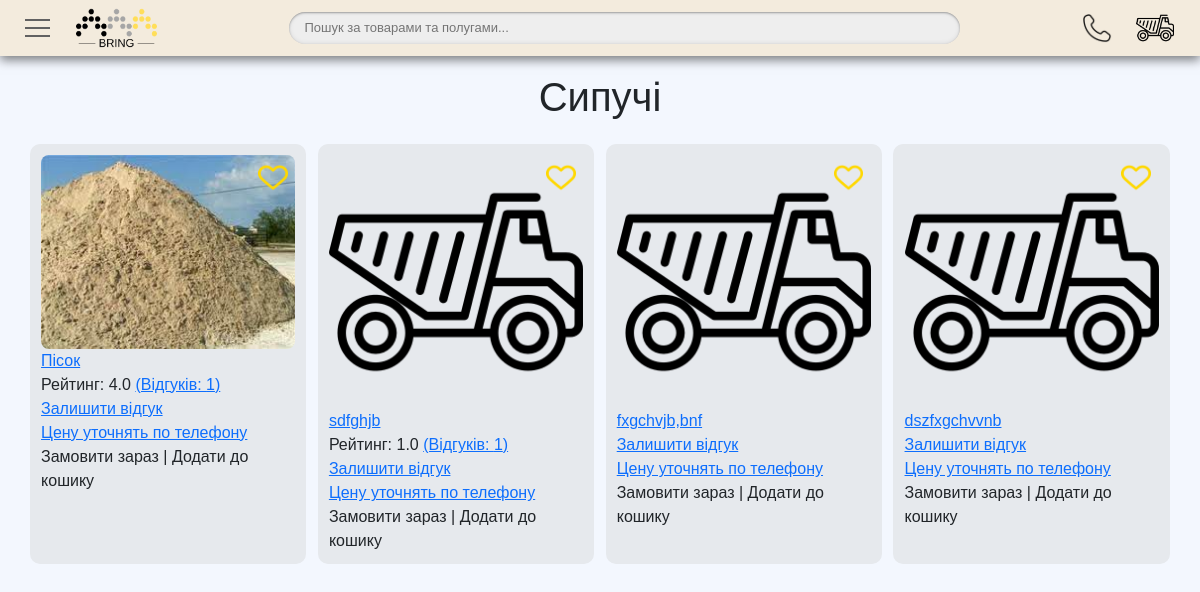
Page /category/sipuchi on the committed database.
### bring/models.py (models this page shows, shortened)
class Stuff(models.Model):
    title = models.CharField('Название', max_length=128)
    cat = models.ForeignKey('Category', on_delete=models.PROTECT, verbose_name='Категорії', related_name='stuffs')
    description = models.TextField('Описание')
    pub_date = models.DateTimeField('Дата публикации', auto_now_add=True, blank=True)
    picture = models.ImageField(upload_to='pictures/', null=True, blank=True, default='pictures/default.png')
    slug = models.SlugField(max_length=256, unique=True, db_index=True, verbose_name='URL')
    priority = models.IntegerField('Приоритет выдачи', null=True, blank=True, default=5)
    is_active = models.BooleanField('Активировано?', default=True)
    is_action = models.BooleanField('Акційна пропозиція', default=False)
    fans = models.ManyToManyField('CustomUser', related_name='favs', blank=True)
    price_per_ton = models.IntegerField('Цена за тонну', null=True, blank=True, default=0)
    price_per_bag = models.IntegerField('Цена за мешок', null=True, blank=True, default=0)
    price_per_piece = models.FloatField('Цена за штуку', null=True, blank=True, default=0.0)
    price_per_hour = models.IntegerField('Цена за час', null=True, blank=True, default=0)
    price_per_day = models.IntegerField('Цена за сутки', null=True, blank=True, default=0)
    for_search_my = models.TextField('Слова для поиска', default=' ', null=True, blank=True,)
    for_search = models.TextField('Для поиска(авто)', default='Автоматичне поле')
    class Meta:
        verbose_name = "позиція"
        verbose_name_plural = "позиції"
    def packing(self):
        if any([self.price_per_ton, self.price_per_bag, self.price_per_piece, self.price_per_hour,
                self.price_per_day]) > 0.0:
            return [{'method_of_packing': 'поштучно', 'short_unit_packing': 'шт.', 'price': self.price_per_piece},
                    {'method_of_packing': 'у мішках', 'short_unit_packing': 'м.', 'price': self.price_per_bag},
                    {'method_of_packing': 'насипом', 'short_unit_packing': 'т.', 'price': self.price_per_ton},
                    {'method_of_packing': 'погодинно', 'short_unit_packing': 'г ', 'price': self.price_per_hour},
                    {'method_of_packing': 'подобово', 'short_unit_packing': 'д ', 'price': self.price_per_day},
                    ]
    def __str__(self):
        return self.title
    def rating(self):
        comments = self.comments.filter(rating_vote__range=(0.50, 5.10))
        if comments:
            return round(sum(comment.rating_vote for comment in comments) / len(comments), 2)
        else:
            return 0.0
    def get_absolute_url(self):
        return reverse('bring:stuff', kwargs={'slug': self.slug})

class Category(models.Model):
    title = models.CharField('Название', max_length=64)
    is_active = models.BooleanField('Активировано?', default=True)
    slug = models.SlugField(max_length=64, unique=True, db_index=True, verbose_name='URL')
    priority = models.IntegerField('Приоритет выдачи', null=True, blank=True, default=5)
    class Meta:
        verbose_name = "категорія"
        verbose_name_plural = "категорії"
    def __str__(self):
        return self.title
    def related_stuffs(self):
        return [stuff for stuff in self.stuffs.all()]
    def get_absolute_url(self):
        return reverse('bring:category', kwargs={'cat_slug': self.slug})

class Comment(models.Model):
    stuff = models.ForeignKey(Stuff, on_delete=models.SET_NULL, related_name="comments", null=True, blank=True)
    author = models.ForeignKey(CustomUser, on_delete=models.CASCADE, related_name="comments")
    comment_text = models.CharField('Комментарий', max_length=256)
    rating_vote = models.FloatField('Оценка', null=True, blank=True)
    pub_comment_date = models.DateTimeField('Дата публикации комментария', auto_now_add=True, blank=True)
    is_new = models.BooleanField('Новое', default=True)
    answer_by_admin = models.CharField('Ответ Администратора', max_length=256, null=True, blank=True)
    class Meta:
        verbose_name = "відгук"
        verbose_name_plural = "відгуки"

### bring/views.py (the view)
# urls.py: path('category/<slug:cat_slug>', StuffCategory.as_view(), name='category'),
class StuffCategory(ListView):
    model = Stuff
    template_name = 'bring/category.html'
    context_object_name = 'stuffs'
    def get_queryset(self):
        return Stuff.objects.filter(cat__slug=self.kwargs['cat_slug'], is_active=True).order_by('priority')

### bring/forms.py
class AuthenticationAjaxForm(forms.Form):
    email = forms.EmailField(
        label=_("Email"),
        max_length=254,
        widget=forms.EmailInput(attrs={
            "autocomplete": "email",
            "class": "form-control",
        }),
    )
    password = forms.CharField(
        label=_("Password"),
        strip=False,
        widget=forms.PasswordInput(attrs={
            "autocomplete": "current-password",
            "class": "form-control",
        }),
    )

### bring/context_processors.py (called while the page is built)
def category_global(request):
    return {'categories_list_global': Category.objects.filter(is_active=True).order_by('priority')}

def modal_login(request):
    context = {
        'login_ajax': AuthenticationAjaxForm()
    }
    return context

def modal_registration(request):
    context = {
        'registration_ajax': RegistrationAjaxForm()
    }
    return context

### bring/templates/bring/category.html (shortened to what this page needs)
{% extends 'bring/base.html' %}
{% load static %}
{% block content %}
    <footer>
        <div class="h-footer">
            <h1 style="margin-top: 1.5%;">{{ stuffs.first.cat }}</h1>
        </div>
        <div class="stuffs-block">
            {% for stuff in stuffs %}
                <div class="stuff" >
                    {% if user.is_authenticated %}
                        <form action="{% url 'bring:stuff-fan' stuff.id %}" method="POST" id="favorite{{ stuff.id }}">
                        {% csrf_token %}
                        {% if stuff in user.favs.all %}
                            <div class="favorite"><img src="{% static 'bring/img/heart-yellow.png' %}" class="favorite-img"></div>
                        {% else %}
                            <div class="favorite"><img src="{% static 'bring/img/heart-border-yellow.png' %}" class="favorite-img"></div>
                        {% endif %}
                        </form>
                    {% else %}
                    <a data-bs-toggle="modal" data-bs-target="#login-ajax"><div class="favorite">
                        <img src="{% static 'bring/img/heart-border-yellow.png' %}" class="favorite-img">
                    </div></a>
                    {% endif %}
                        <div class="stuff-img-block"><a href="{{ stuff.get_absolute_url }}"><img src="{{ stuff.picture.url }}" class="stuff-img"></a></div>
                        <div class="stuff-title"><a href="{{ stuff.get_absolute_url }}">{{ stuff }}</a></div>
                        {% if stuff.comments.count > 0.0 %}
                            <div class="stuff-rating">Рейтинг: {{ stuff.rating }} <a href="{{ stuff.get_absolute_url }}">(Відгуків: {{ stuff.comments.count }})</a></div>
                        {% endif %}
                        <div class="stuff-comment-now"><a href="{{ stuff.get_absolute_url }}">Залишити відгук</a></div>
                        <div class="stuff-price">
                            {% for i in stuff.packing %}
                                {% if i.price > 0.0 %}
                                    Ціна: {{ i.price }} грн. за {{ i.short_unit_packing }}({{ i.method_of_packing }}) <br>
                                {% endif %}
                            {% empty %}
                            <a href="#">Цену уточнять по телефону</a>
                            {% endfor %}
                        </div>
                        <div class="order-now">Замовити зараз | Додати до кошику</div>
                </div>
            {% endfor %}
        </div>
    </footer>
{% endblock %}

### bring/static/bring/css/custom.css (style rules this page uses)
body { background: #F3F7FE; }
footer { margin-left: 2.5%; margin-right: 2.5%; }
.h-footer { text-align: center; line-height: 1; font-family: Arial, serif; }
.stuffs-block { display: grid; grid-template-columns: repeat(5, 19.2%); grid-template-rows: repeat(10, auto); grid-column-gap: 1%; grid-row-gap: 2%; margin-top: 2%; font-family: Arial, sans-serif; font-weight: normal; }
.stuff { background: #e6e9ed; padding: 4%; border-radius: 10px; }
.stuff .stuff-img-block { background-size: cover; }
.stuff-img-block .stuff-img { height: 100%; width: 100%; border-radius: 8px; }
.favorite { position: relative; }
.favorite .favorite-img { width: 35px; height: 35px; position: absolute; right: 0px; margin: 2%; padding: 1%; }
@media screen and (min-width: 990px) and (max-width: 1200px) { .stuffs-block { grid-template-columns: repeat(4, 24.25%); grid-column-gap: 1%; } }

### rows in the picture
Stuff: first.cat "Сипучі", picture (picture), title "Пісок", rating "4.0", comments.count "1"
Stuff: picture (placeholder picture), title "sdfghjb", rating "1.0", comments.count "1"
Stuff: picture (placeholder picture), title "fxgchvjb,bnf"
Stuff: picture (placeholder picture), title "dszfxgchvvnb"
